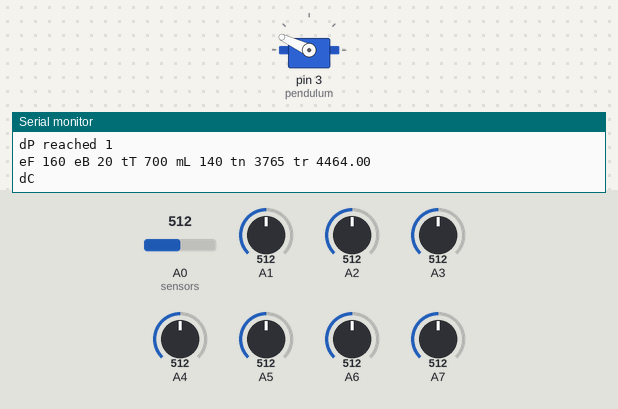
The sketch below on a simulated Arduino Nano, built with avr-gcc and run on an emulated ATmega328P. Shown: servo, the last lines printed to the serial monitor. Inputs (shaded band) come from the test bench; at power-on: A0 (sensors) = 512, A1 = 512, A2 = 512, A3 = 512, A5 = 512, A6 = 512, A4 = 512, A7 = 512.

Above: at 3.8 s.
3.9 s: A0 (sensors) set to 60
At 3.9 s:
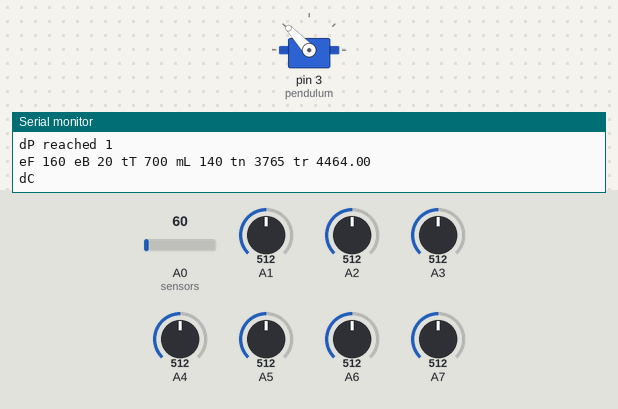
6.9 s: A1 set to 60
9.9 s: A2 set to 60
At 9.9 s:
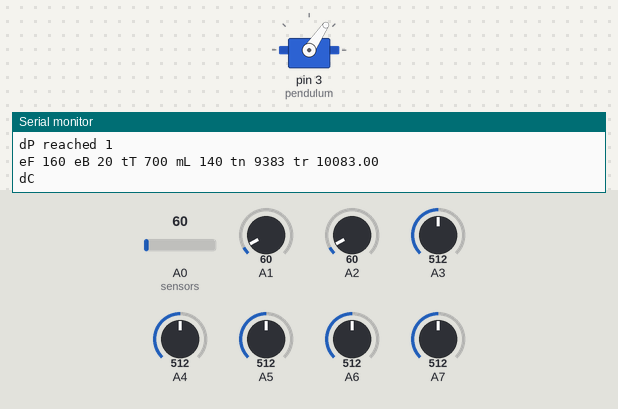
12.9 s: A3 set to 60
At 12.9 s:
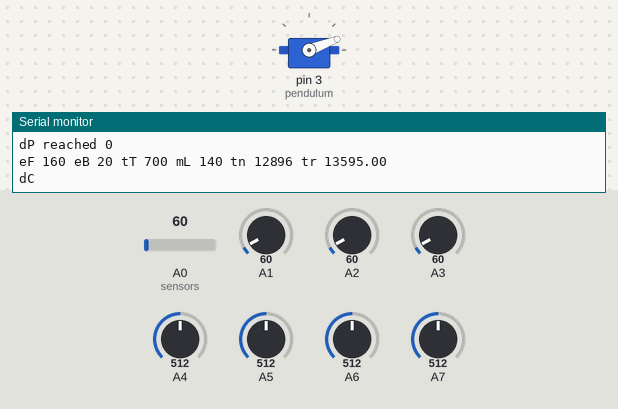
15.9 s: A5 set to 60
18.9 s: A6 set to 60
Timing chart, 0 to 69.4 s (numbered marks = the images above; inputs shaded):
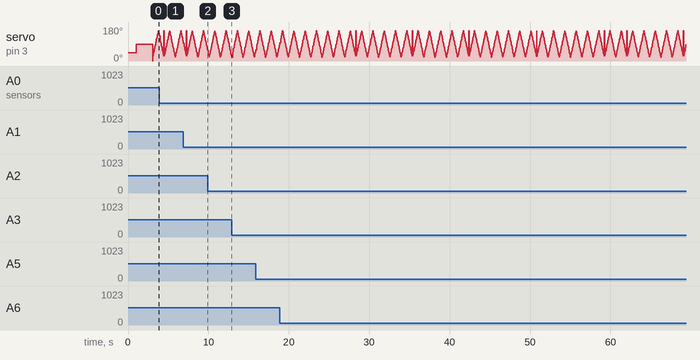

The sketch:

Pendulum-Lamp_New_Logic.ino
```cpp
/*
   Iván Abreu Studio.

   6/3/2018

   The point of this program is to keep a pendulum lamp moving.

   To get that we read a sensor array and pull to the oposite side
   of the array. The array detects the lamp wire, ergo, pendulum positon.

   The max aplitud has to be sustanied.

   Other goals of future versions:
    -Feed of historic earthquakes behaviour
    -Contextual auto threshold sequence

   ChangeLog
   V1. Micro servo
   V2. Solenoid
   V3. Micro reducer
   V4. Mid Servo
   V4.1. Sensor Array
   V4.2. Binary lecture
   V4.3. Servo sync
   V4.4. Succesful auto sync
   v4.4.1 Added proportional servo movement
   V4.4.2 Fix to takeMeOut sequence
   V4.4.3 Manual control of earthcuake intensity
   V4.5 Laser sensor array
   V5.0 Logic correction to asyncronous movement

   Team:

   Iván Abreu Ochoa
   Malitzin Cortez
   Beto Olguin
   Hugo Vargas
*/

//Libraries
#include <Servo.h>//Handle servos

//Objects
Servo pendulum;//Represents the pendulum servo

//Constants
const byte NLASERS = 8;//Number of laser sensors
const byte KICKNITION = 15;//Number of ignition kicks
const byte SERVOCENTER = 90;//Centered servo position in degrees
const bool IGND = 0;//Ignition drive for movement descriptor function
const bool WRKD = 1;//Working drive for movement descriptor function
const byte LPROMEDIER = 16;
const byte MINRICHTER = 5.0;
const byte MAXRICHTER = 8.5;
const byte MINEXTENSION = 20;
const byte MAXEXTENSION = 70;
const int MINTRAVELTIME = 700;
const int MAXTRAVELTIME = 1500;
const int protoTh = 300;

//Variables
int bData [NLASERS] = {};
byte aData;
byte lData;
byte mData;
byte nData;

int protoThreshold [NLASERS] = {};
int threshold [NLASERS] = {};

int promedierArray [NLASERS][LPROMEDIER] = {};
byte thRange = 10;
int thresholdArray [NLASERS][LPROMEDIER] = {};
int avg [NLASERS][2] = {};//0 off, 1 on

byte kicks = 0;
float richterDegrees = 8.5;
byte extensionF, extensionB;
byte movementLength;
bool servoDirection = 0;
byte dinamicPosition;
bool wFlag = 0;
bool lServoDirection = 0;
bool directionChanged = 0;

double timeLast, timeNow, targetTime;
int travelTime;


bool reached = 1;//Tells if servo has reached its target position. Initializes at 1 in order to be able to run ignition sequence
bool lc = 0;
bool r1 = 0;

void setup()
{
  Serial.begin (2000000);
  Serial.println ("Inicio");

  pendulum.attach (3);

  ignition (KICKNITION, richterDegrees);//Generates an initial suitable movement and set on/off values

  timeLast = millis ();
}

void loop()
{
  readAll ();//Read all sensors
  movementDescriptor (richterDegrees, WRKD);//Determine movement type
  motorRender ();//Writes an asynchronous continuum soft transition or fast jump to de servo
  motorWatchdog ();//Prevents pendulum movement from breaking at low richterDegrees
  listenPort ();//Listens serial monitor and BT communication
}
```

Logic.ino
```cpp
void ignition (byte kignitionValue, float richterDegreesValue)
{
  //Serial.println ("Ignition Started");
  pendulum.write (45);
  delay (1000);
  servoCenter ();
  delay (2000);
  //Serial.println ("Servo forced");

  protoThresholdFiller ();
  //printProtoThresholdFiller ();

  kicks = 0;
  while (kicks < kignitionValue)
  {
    //printKickCounter ();
    readAll ();//Read all sensors
    //printReadAll ();
    protoChange ();//calls a function that rudimentarily checks changes in motion
    //printProtoChange();
    if (aData != lData)
    {
      printProtoChange();
      promedier ();//Calculate average on/off levels
    }

    movementDescriptor (richterDegreesValue, IGND);
    motorRender ();
  }
}

void promedier ()
{
  addPromedier ();//Adds all current values to promedier array
  avgPromedier ();
  //get the avg values on off. Detect on off
}

void addPromedier ()
{
  for (byte i_sp = 0; i_sp < LPROMEDIER - 1; i_sp++)//i_sp stands for shift promedier index variable
  {
    int bPromedier [NLASERS] = {};
    for (byte i_fb = 0; i_fb < NLASERS; i_fb++)//i_fb stands for fill buffer promedier index variable
    {
      bPromedier [i_fb] = promedierArray [i_fb][i_sp + 1];//Fill buffer with next row
    }
    for (byte i_fb = 0; i_fb < NLASERS; i_fb++)
    {
      promedierArray [i_fb][i_sp] = bPromedier [i_fb];//Fill the actual row with next row
    }
  }
  for (byte i_ap = 0; i_ap < NLASERS; i_ap++)//i_ap stands for add promedier index variable
  {
    promedierArray [i_ap][LPROMEDIER - 1] = bData [i_ap];
  }
}

//promedierArray [numero de sensor][Largo de promediado]
void avgPromedier ()
{
  for (byte i_vp = 0; i_vp < NLASERS; i_vp++)//i_vp stands for view promedier index variable
  {
    int minR = 1023;//Registry variables and its index variables to select the max, min and threshold value
    byte i_min = 0;
    int maxR = 0;
    byte i_max = 0;
    byte i_th = 0;
    for (byte i_lv = 0; i_lv < LPROMEDIER; i_lv++)//i_lv stands for look for min, max and shadow values in promedier index variable
    {
      //Search for max, min and on values
      if (promedierArray [i_vp][i_lv] < threshold [i_vp] + thRange && promedierArray [i_vp][i_lv] > threshold [i_vp] - thRange)//If in range
      {
        i_th = i_lv;
        addThresholdAux (i_lv, promedierArray [i_vp][i_th]);
        avgThresholdAux ();
      }
      else if (promedierArray [i_vp][i_lv] > maxR)
      {
        i_max = i_lv;
        maxR = promedierArray [i_vp][i_max];
      }
      else if (promedierArray [i_vp][i_lv] < minR)
      {
        i_min = i_lv;
        minR = promedierArray [i_vp][i_min];
      }
    }
    int bAvg = 0;
    for (byte i_dv = 0; i_dv < LPROMEDIER; i_dv++)//i_dv stands for discriminated values fill array sequence index
    {
      if (i_dv != i_th && i_dv != i_max && i_dv != i_min)
      {
        bAvg += promedierArray [i_vp][i_dv];
      }
    }
    avg [i_vp][0] = bAvg / (LPROMEDIER - 3);
  }
  //Medium value calculations to fill threshold [x]
}

void addThresholdAux (byte i_ts, int thValue)//i_st stands for thershold save value index variable, thValue stands for theshold value found in promedier array
{
  for (byte i_sp = 0; i_sp < LPROMEDIER - 1; i_sp++)//i_sp stands for shift promedier index variable
  {
    int bThreshold = thresholdArray [i_ts][i_sp + 1]; //Fill buffer with next row
    thresholdArray [i_ts][i_sp] = bThreshold;
  }
  thresholdArray [i_ts][LPROMEDIER - 1] = thValue;
}

void avgThresholdAux ()
{
  for (byte i_at = 0; i_at < NLASERS; i_at++)
  {
    int minR = 1023;//Registry variables and its index variables to select the max, min and threshold value
    byte i_min = 0;
    int maxR = 0;
    byte i_max = 0;
    for (byte i_ar = 0; i_ar < LPROMEDIER; i_ar++)//i_ar stands for average reading threshold array index value
    {
      if (thresholdArray [i_at][i_ar] > maxR)
      {
        i_max = i_ar;
        maxR = thresholdArray [i_at][i_max];
      }
      else if (thresholdArray [i_at][i_ar] < minR)
      {
        i_min = i_ar;
        minR = thresholdArray [i_at][i_min];
      }
    }
    int bThr = 0;//Stands for buffer threshold
    for (byte i_dv = 0; i_dv < LPROMEDIER; i_dv++)//i_dv stands for discriminated values fill array sequence index
    {
      if (i_dv != i_max && i_dv != i_min)
      {
        bThr += thresholdArray [i_at][i_dv];
      }
    }
    avg [i_at][1] = bThr / (LPROMEDIER - 2);
  }
}

void movementDescriptor (float richterValue, bool movementSet)
{
  if (reached == 1 && movementSet == WRKD)
  {
    //
  }
  else if (r1 == 1 && movementSet == IGND)
  {
    //Serial.println ("Movement Descriptor ignition ");
    extensionF = SERVOCENTER + map (richterValue, MINRICHTER, MAXRICHTER, MINEXTENSION, MAXEXTENSION);//Extension front
    extensionB = SERVOCENTER - map (richterValue, MINRICHTER, MAXRICHTER, MINEXTENSION, MAXEXTENSION);//Extension back
    travelTime = map (richterValue, MINRICHTER, MAXRICHTER, MAXTRAVELTIME, MINTRAVELTIME);
    movementLength = extensionF - extensionB;
    toogleDirection ();
    reached = 0;
    r1 = 0;
    wFlag = 0;
    targetTime = millis () + travelTime;
    printMovementDescriptor ();
  }
}

void toogleDirection ()
{
  lServoDirection = servoDirection;
  if (servoDirection == 1)
  {
    servoDirection = 0;
  }
  else
  {
    servoDirection = 1;
  }
  if (lServoDirection != servoDirection)
  {
    directionChanged = 1;
  }
}

void motorRender ()
{
  timeNow = millis ();
//  Serial.print ("tN ");
//  Serial.print (timeNow);
//  Serial.print (" sD ");
//  Serial.println (servoDirection);
  if (timeNow < targetTime && servoDirection == 1 && r1 == 0)
  {
    //Serial.println ("Movin servo direction 1");
    dinamicPosition = map (targetTime - timeNow, 0, travelTime, extensionF, extensionB);
    pendulum.write (dinamicPosition);
  }
  else if (timeNow > targetTime && servoDirection == 1 && r1 == 0)
  {
    pendulum.write (extensionF);
    r1 = 1;
    Serial.println ("dP reached 1");
  }
  else if (timeNow < targetTime && servoDirection == 0 && r1 == 0)
  {
    //Serial.println ("Movin servo direction 0");
    dinamicPosition = map (targetTime - timeNow, 0, travelTime, extensionB, extensionF);
    pendulum.write (dinamicPosition);
  }
  else if (timeNow > targetTime && servoDirection == 0 && r1 == 0)
  {
    pendulum.write (extensionF);
    r1 = 1;
    Serial.println ("dP reached 0");
  }

  if (directionChanged == 1 && reached == 0)
  {
    directionChanged = 0;
    Serial.println ("dC");
  }

  lc = lampChangeDirection ();
  if (directionChanged == 0 && lc == 1)
  {
    //reached = 1;
    lc = 0;
    //kicks++;
    //Serial.print ("kicks ");
    //Serial.println (kicks);
  }

}

bool lampChangeDirection ()
{

  if (aData == mData && lData == 255)
  {
    //Serial.println ("dc1");
    return (1);
  }
  else if (lData == nData && mData == 255)
  {
    //Serial.println ("dc2");
    return (1);
  }
  else
  {
    return (0);
  }
}
void motorWatchdog ()
{
  //
}
```

motors.ino
```cpp
void servoCenter ()
{
  pendulum.write (SERVOCENTER);
}
```

sensors.ino
```cpp
void readAll ()
{
  bData [0] = analogRead (A0);//Read all sensors
  bData [1] = analogRead (A1);
  bData [2] = analogRead (A2);
  bData [3] = analogRead (A3);
  bData [4] = analogRead (A4);
  bData [5] = analogRead (A5);
  bData [6] = analogRead (A6);
  bData [7] = analogRead (A7);
}

void protoThresholdFiller ()
{
  for (byte i_pf = 0; i_pf < NLASERS; i_pf++)//i_pf stands for proto threshold filler index variable
  {
    protoThreshold [i_pf] = protoTh;
  }
}

void protoChange ()
{
  nData = mData;
  mData = lData;
  lData = aData;
  for (byte i_ra = 0; i_ra < NLASERS; i_ra++)//Buids the binary data variable to work with
  {
   if (bData [i_ra] < protoThreshold [i_ra])//The threshold value determines wich value has to be written
    {
      bitClear (aData, i_ra);
    }
    else
    {
      bitSet (aData, i_ra);
    }
  }
}
```

serial.ino
```cpp
void listenPort ()
{
  //
}

void printProtoThresholdFiller ()
{
  for (byte i_pf = 0; i_pf < NLASERS; i_pf++)//i_pf stands for proto threshold filler index variable
  {
    Serial.print (protoThreshold [i_pf]);
    Serial.print (" ");
  }
  Serial.println ();
}

void printKickCounter ()
{
  Serial.print ("Kick no. ");
  Serial.println (kicks);
}

void printReadAll ()
{
  for (byte i_pr = 0; i_pr < NLASERS; i_pr++)
  {
    Serial.print (bData [i_pr]);
    Serial.print (" ");
  }
  Serial.println ();
}

void printProtoChange ()
{
  Serial.print (aData, BIN);
  Serial.print (" ");
  Serial.println (aData);
}

void printMovementDescriptor ()
{
  Serial.print ("eF ");
  Serial.print (extensionF);
  Serial.print (" eB ");
  Serial.print (extensionB);
  Serial.print (" tT ");
  Serial.print (travelTime);
  Serial.print (" mL ");
  Serial.print (movementLength);
  Serial.print (" tn ");
  Serial.print (millis ());
  Serial.print (" tr ");
  Serial.println (targetTime);
}
```
